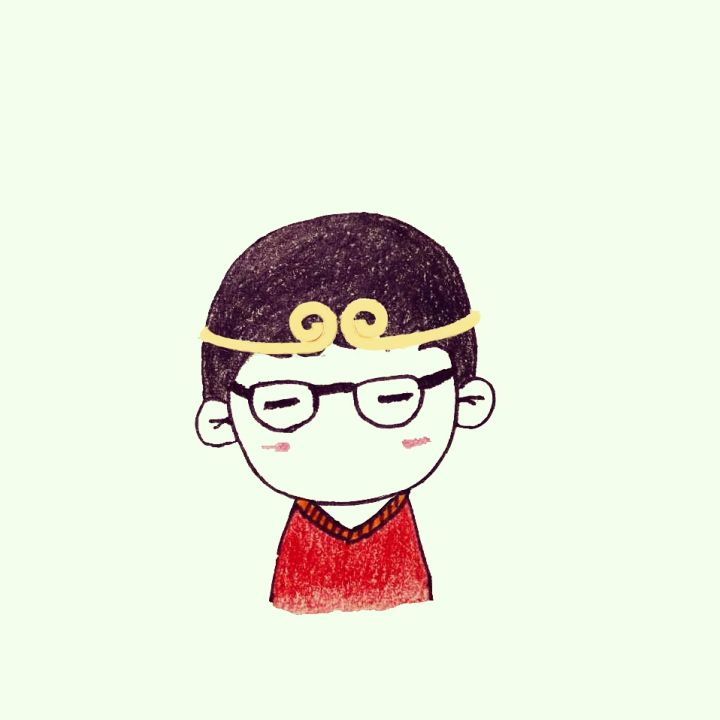
#> input picture Python/Python练手项目/图片转字符画/1.jpg, 720 x 720 px
$ python image_trun_ASCIIArt.py 1.jpg
#> lines starting #> are read from the running program, lines starting #| are printed output that depends on the picture
'''
实现图片转字符画的小工具
实现原理：
字符画是一系列字符的组合，用一个字符来体现一种颜色，字符种类代表原图的颜色种类和层次
灰度值：指黑白图像中点的颜色深度，范围一般从0到255，白色为255，黑色为0，故黑白图片也称灰度图像
运用灰度值公式将像素的RGB值映射到灰度值(此处用一简化公式):
gray = 0.2126*r + 0.7152*g + 0.0722*b
将图片的每一个像素提取其rgb值通过计算转换为相应字符
用到im.getpixel((j,i))放放，获取对应坐标
'''

from PIL import Image
import argparse
# 构建命令行输入参数处理ArgumentParser 实例
parse = argparse.ArgumentParser()

#定义输入文件、输出文件、输出字符画的宽和高
parse.add_argument('file')  # 输入文件
parse.add_argument('-o','--output') #输出文件
parse.add_argument('--width',type=int,default=80)# 输出字符画宽
parse.add_argument('--height',type=int,default=80)#输出字符画高

#解析并获取参数
args = parse.parse_args()
#输入图片文件路径
IMG = args.file
#输出字符画的宽度
WIDTH = args.width
#输出字符画的高度
HEIGHT = args.height
#输出字符画的路径
OUTPUT = args.output

#设置字符画所使用的字符集
ascii_char = list("$@B%8&WM#*oahkbdpqwmZO0QLCJUYXzcvunxrjft/\|()1{}[]?-_+~<>i!lI;:,\"^`'. ")

def get_char(r,g,b,alpha = 256):
    #判断alpha值
    if alpha ==0:
        return ' '
    #获取字符集的宽度
    length = len(ascii_char)
    #将rgb值转为灰度值gray,灰度值范围是0-255
    gray = int(0.2126*r +0.7152*g + 0.0722*b)
    #灰度值范围是0-255 ，而字符集只有70
    #需要平均细分一下灰度值使其映射到指定字符上
    unit = (256.0+1)/length

    #返回灰度值队形的字符
    return ascii_char[int(gray/unit)]

if __name__ == '__main__':
    im =  Image.open(IMG)
#> im is the input picture: PIL image 720x720 RGB; mean R, G, B 230.8, 234.1, 219.4
    # im.resize的第二个参数中,Image.NEAREST表示输出低质量的图片
    im = im.resize((WIDTH,HEIGHT),Image.NEAREST)
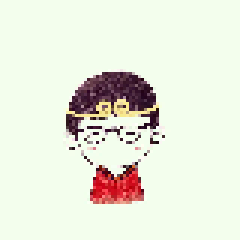
#> im: PIL image 80x80 RGB (shown 3 times larger); mean R, G, B 230.9, 234.2, 219.5
    #初始化输出的字符串
    txt= ''

    for i in range(HEIGHT):
        for j in range(WIDTH):
            txt += get_char(*im.getpixel((j,i)))
        #遍历完一行后增加换行符
        txt += '\n'

    print(txt)
    if OUTPUT:
        with open(OUTPUT,'w') as f:
            f.write(txt)
    else:
        with open('output.txt','w') as f:
            f.write(txt)
